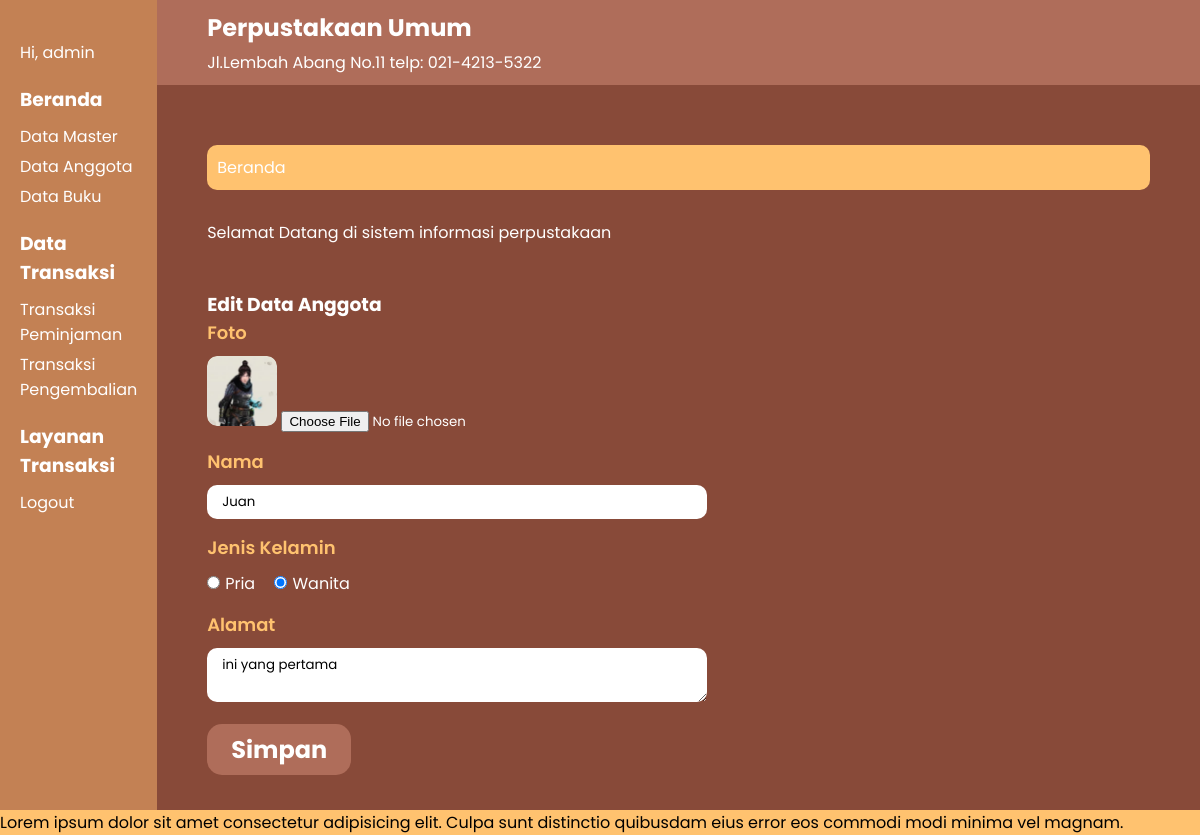
The app's page /index.php?p=anggota-edit&id=1 (signed in) with its own data.
### tables this page shows
CREATE TABLE `tbanggota` (
  `idanggota` int(5) NOT NULL,
  `nama` varchar(64) NOT NULL,
  `jeniskelamin` varchar(64) NOT NULL,
  `alamat` varchar(64) NOT NULL,
  `status` varchar(64) NOT NULL,
  `foto` varchar(64) NOT NULL
);

### pages/anggota-edit.php (the view, shortened to what this page needs)
<?php
$id_anggota = $_GET['id'];
$q_tampil_anggota = mysqli_query($db, "SELECT * FROM tbanggota WHERE idanggota='$id_anggota'");
$r_tampil_anggota = mysqli_fetch_array($q_tampil_anggota);
if(empty($r_tampil_anggota['foto']) || ($r_tampil_anggota['foto'] == '-')) {
  $foto = "admin-no-photo.jpg";
} else {
  $foto = $r_tampil_anggota['foto'];
}
?>
<div class="label-page">
  <h3>Edit Data Anggota</h3>
</div>
<div class="content">
  <form action="proses/anggota-edit-proses.php" enctype="multipart/form-data" method="POST">
    <div class="form-group">
      <label for="foto">Foto</label>
      <img  src="<?php echo './images/'. $foto; ?>" alt="" class="user-img" style="height: 70px; width:70px; border-radius: 10px">
      <input type="file" name="foto" id="foto">
    </div>
    <div class="form-group">
      <label for="nama">Nama</label>
      <input type="text" name="nama" id="nama" value="<?php echo $r_tampil_anggota['nama'] ?>" required>
    </div>
    <div class="form-group radio">
      <label for="jenis_kelamin">Jenis Kelamin</label>
      <?php if($r_tampil_anggota['jeniskelamin'] === 'Pria') : ?>
        <input type="radio" name="jenis_kelamin" value="Pria" id="jenis_kelamin_pria" checked required>Pria
      <?php else : ?>
          <input type="radio" name="jenis_kelamin" value="Pria" id="jenis_kelamin_pria" required>Pria
      <?php endif; ?>
      <?php if($r_tampil_anggota['jeniskelamin'] === 'Pria') : ?>
        <input type="radio" name="jenis_kelamin" value="Wanita" id="jenis_kelamin_wanita" checked>Wanita
      <?php else : ?>
        <input type="radio" name="jenis_kelamin" value="Wanita" id="jenis_kelamin_wanita">Wanita
       <?php endif; ?>
      </div>
    <div class="form-group">
      <label for="alamat">Alamat</label>
      <textarea name="alamat" id="alamat"  cols="40" rows="2"><?php echo $r_tampil_anggota['alamat']; ?>
      </textarea>
    </div>
    <input type="submit" name="simpan" value="Simpan" class="btn-submit">
  </form>
</div>

### styles/index.css (style rules this page uses)
* { margin: 0; padding: 0; box-sizing: border-box; font-family: "Poppins", sans-serif; }
body { position: relative; width: 100%; display: flex; flex-wrap: nowrap; overflow-x: hidden; min-height: 100vh; }

### styles/anggota.css (style rules this page uses)
.content { position: relative; margin-bottom: 60px; }

### styles/anggota-input.css (style rules this page uses)
.form-group { margin-bottom: 15px; }
.form-group label { display: block; font-weight: 600; font-size: 18px; color: #ffc26f; margin-bottom: 10px; }
.form-group input[type="text"], .form-group textarea, .form-group input[type="number"] { width: 100%; max-width: 500px; padding: 7px 15px; border-radius: 10px; outline: none; border: none; }
.form-group.radio input[type="radio"] { margin-right: 5px; margin-left: 15px; }
.form-group.radio input[type="radio"]:first-of-type { margin-left: 0; }
.btn-submit { padding: 0.5rem 1.5rem; font-weight: 700; font-size: 24px; border-radius: 15px; color: white; background-color: #af6d5a; outline: none; border: none; cursor: pointer; }

### records on screen
tbanggota: foto (picture), nama "Juan", alamat "ini yang pertama"
